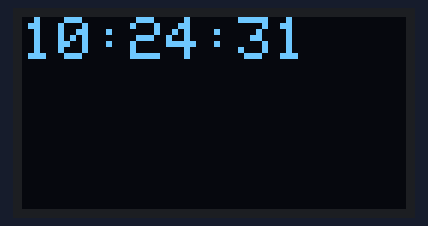
Bench run of a sketch on a simulated ESP32. On the bench: 128×64 one-colour display. WiFi joins after 1.5 s; servers stay silent unless stated; network time is answered at once with the bench clock; the local clock reads 2024-03-15 10:24:30 at power-on unless the sketch sets it; what the sketch prints to the serial monitor is not drawn.

Above: at 1.6 s.
At 5.7 s:
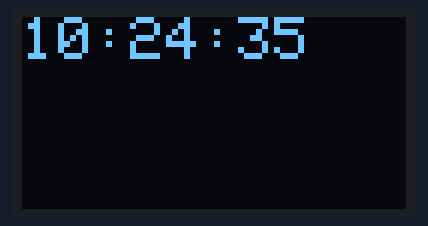
At 10.9 s:
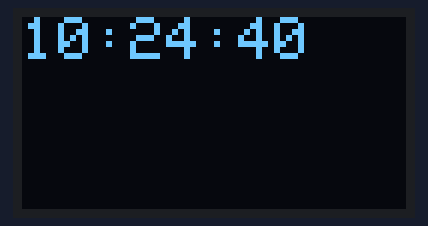
At 20.1 s:
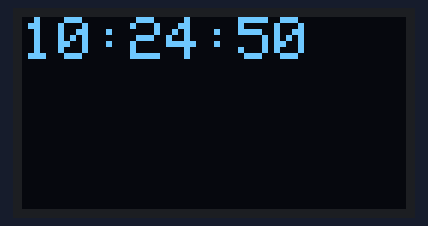
At 29.3 s:
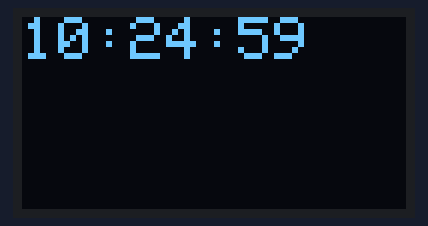
At 38.6 s:
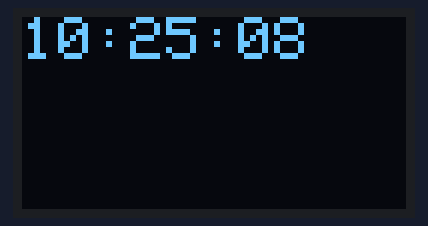

The sketch:

clock_oled.ino
```cpp
/*
    The code depends on the oled , according to the IIC.
    THE adafruit_GFX and adafruit_SSD1306 is the head file to drive the oled screen
*/
#include <Arduino.h>
#include <Wire.h>
#include <Adafruit_GFX.h>
#include <Adafruit_SSD1306.h>

#include <WiFi.h>
#include <NTPClient.h>
#include <WiFiUdp.h>

// OLED 显示屏的 I2C 地址（通常为 0x3C 或 0x3D）
#define OLED_ADDRESS 0x3C
// OLED 显示屏的宽度和高度（以像素为单位）
#define SCREEN_WIDTH 128
#define SCREEN_HEIGHT 64

Adafruit_SSD1306 display(SCREEN_WIDTH, SCREEN_HEIGHT, &Wire, -1);

const char* ssid = "YOUR_SSID";
const char* password = "YOUR_PASSWAED";

WiFiUDP ntpUDP;
NTPClient timeClient(ntpUDP, "pool.ntp.org", 3600, 60000);

void setup() {
  Serial.begin(115200);

  WiFi.begin(ssid, password);

  while (WiFi.status()!= WL_CONNECTED) {
    delay(500);
    Serial.print(".");
  }

  Serial.println("WiFi connected");

  // 初始化 OLED 显示屏
  if (!display.begin(SSD1306_SWITCHCAPVCC, OLED_ADDRESS)) {
    Serial.println(F("SSD1306 allocation failed"));
    for (;;);
  }

  timeClient.setTimeOffset(28800);  // 设置北京时间偏移 8 小时

  display.clearDisplay();
  display.setTextSize(2);
  display.setTextColor(WHITE);
  display.setCursor(0, 0);
}

void loop() {
  timeClient.update();

  int hour = timeClient.getHours();
  int minute = timeClient.getMinutes();
  int second = timeClient.getSeconds();

  display.clearDisplay();

  display.setCursor(0, 0);
  display.print(hour);
  display.print(":");
  if (minute < 10) {
    display.print("0");
  }
  display.print(minute);
  display.print(":");
  if (second < 10) {
    display.print("0");
  }
  display.print(second);

  display.display();

  delay(1000);
}
```

Measured:
- what the display in image 0 shows lasts 1.0 s, from 1.6 s to 2.6 s
